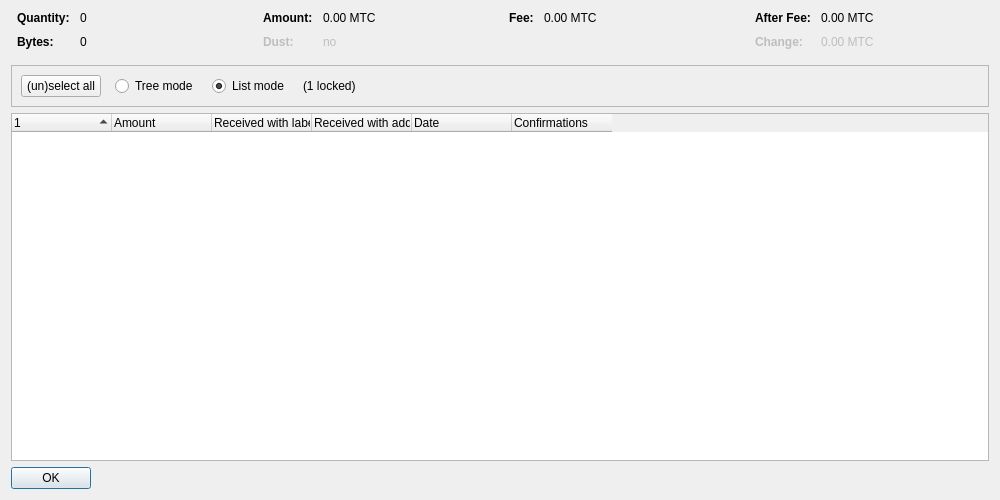
<?xml version="1.0" encoding="UTF-8"?>
<ui version="4.0">
 <class>CoinControlDialog</class>
 <widget class="QDialog" name="CoinControlDialog">
  <property name="geometry">
   <rect>
    <x>0</x>
    <y>0</y>
    <width>1000</width>
    <height>500</height>
   </rect>
  </property>
  <property name="windowTitle">
   <string>Coin Selection</string>
  </property>
  <layout class="QVBoxLayout" name="verticalLayout">
   <item>
    <layout class="QHBoxLayout" name="horizontalLayoutTop" stretch="0,0,0,0">
     <property name="topMargin">
      <number>0</number>
     </property>
     <property name="bottomMargin">
      <number>10</number>
     </property>
     <item>
      <layout class="QFormLayout" name="formLayoutCoinControl1">
       <property name="horizontalSpacing">
        <number>10</number>
       </property>
       <property name="verticalSpacing">
        <number>10</number>
       </property>
       <property name="leftMargin">
        <number>6</number>
       </property>
       <property name="rightMargin">
        <number>6</number>
       </property>
       <item row="0" column="0">
        <widget class="QLabel" name="labelCoinControlQuantityText">
         <property name="font">
          <font>
           <weight>75</weight>
           <bold>true</bold>
          </font>
         </property>
         <property name="text">
          <string>Quantity:</string>
         </property>
        </widget>
       </item>
       <item row="0" column="1">
        <widget class="QLabel" name="labelCoinControlQuantity">
         <property name="cursor">
          <cursorShape>IBeamCursor</cursorShape>
         </property>
         <property name="contextMenuPolicy">
          <enum>Qt::ActionsContextMenu</enum>
         </property>
         <property name="text">
          <string notr="true">0</string>
         </property>
         <property name="textInteractionFlags">
          <set>Qt::LinksAccessibleByMouse|Qt::TextSelectableByKeyboard|Qt::TextSelectableByMouse</set>
         </property>
        </widget>
       </item>
       <item row="1" column="0">
        <widget class="QLabel" name="labelCoinControlBytesText">
         <property name="font">
          <font>
           <weight>75</weight>
           <bold>true</bold>
          </font>
         </property>
         <property name="text">
          <string>Bytes:</string>
         </property>
        </widget>
       </item>
       <item row="1" column="1">
        <widget class="QLabel" name="labelCoinControlBytes">
         <property name="cursor">
          <cursorShape>IBeamCursor</cursorShape>
         </property>
         <property name="contextMenuPolicy">
          <enum>Qt::ActionsContextMenu</enum>
         </property>
         <property name="text">
          <string notr="true">0</string>
         </property>
         <property name="textInteractionFlags">
          <set>Qt::LinksAccessibleByMouse|Qt::TextSelectableByKeyboard|Qt::TextSelectableByMouse</set>
         </property>
        </widget>
       </item>
      </layout>
     </item>
     <item>
      <layout class="QFormLayout" name="formLayoutCoinControl2">
       <property name="horizontalSpacing">
        <number>10</number>
       </property>
       <property name="verticalSpacing">
        <number>10</number>
       </property>
       <property name="leftMargin">
        <number>6</number>
       </property>
       <property name="rightMargin">
        <number>6</number>
       </property>
       <item row="0" column="0">
        <widget class="QLabel" name="labelCoinControlAmountText">
         <property name="font">
          <font>
           <weight>75</weight>
           <bold>true</bold>
          </font>
         </property>
         <property name="text">
          <string>Amount:</string>
         </property>
        </widget>
       </item>
       <item row="0" column="1">
        <widget class="QLabel" name="labelCoinControlAmount">
         <property name="cursor">
          <cursorShape>IBeamCursor</cursorShape>
         </property>
         <property name="contextMenuPolicy">
          <enum>Qt::ActionsContextMenu</enum>
         </property>
         <property name="text">
          <string notr="true">0.00 MTC</string>
         </property>
         <property name="textInteractionFlags">
          <set>Qt::LinksAccessibleByMouse|Qt::TextSelectableByKeyboard|Qt::TextSelectableByMouse</set>
         </property>
        </widget>
       </item>
       <item row="1" column="0">
        <widget class="QLabel" name="labelCoinControlLowOutputText">
         <property name="enabled">
          <bool>false</bool>
         </property>
         <property name="font">
          <font>
           <weight>75</weight>
           <bold>true</bold>
          </font>
         </property>
         <property name="text">
          <string>Dust:</string>
         </property>
        </widget>
       </item>
       <item row="1" column="1">
        <widget class="QLabel" name="labelCoinControlLowOutput">
         <property name="enabled">
          <bool>false</bool>
         </property>
         <property name="cursor">
          <cursorShape>IBeamCursor</cursorShape>
         </property>
         <property name="contextMenuPolicy">
          <enum>Qt::ActionsContextMenu</enum>
         </property>
         <property name="text">
          <string notr="true">no</string>
         </property>
         <property name="textInteractionFlags">
          <set>Qt::LinksAccessibleByMouse|Qt::TextSelectableByKeyboard|Qt::TextSelectableByMouse</set>
         </property>
        </widget>
       </item>
      </layout>
     </item>
     <item>
      <layout class="QFormLayout" name="formLayoutCoinControl3">
       <property name="horizontalSpacing">
        <number>10</number>
       </property>
       <property name="verticalSpacing">
        <number>10</number>
       </property>
       <property name="leftMargin">
        <number>6</number>
       </property>
       <property name="rightMargin">
        <number>6</number>
       </property>
       <item row="0" column="0">
        <widget class="QLabel" name="labelCoinControlFeeText">
         <property name="font">
          <font>
           <weight>75</weight>
           <bold>true</bold>
          </font>
         </property>
         <property name="text">
          <string>Fee:</string>
         </property>
        </widget>
       </item>
       <item row="0" column="1">
        <widget class="QLabel" name="labelCoinControlFee">
         <property name="cursor">
          <cursorShape>IBeamCursor</cursorShape>
         </property>
         <property name="contextMenuPolicy">
          <enum>Qt::ActionsContextMenu</enum>
         </property>
         <property name="text">
          <string notr="true">0.00 MTC</string>
         </property>
         <property name="textInteractionFlags">
          <set>Qt::LinksAccessibleByMouse|Qt::TextSelectableByKeyboard|Qt::TextSelectableByMouse</set>
         </property>
        </widget>
       </item>
      </layout>
     </item>
     <item>
      <layout class="QFormLayout" name="formLayoutCoinControl4">
       <property name="horizontalSpacing">
        <number>10</number>
       </property>
       <property name="verticalSpacing">
        <number>10</number>
       </property>
       <property name="leftMargin">
        <number>6</number>
       </property>
       <property name="rightMargin">
        <number>6</number>
       </property>
       <item row="0" column="0">
        <widget class="QLabel" name="labelCoinControlAfterFeeText">
         <property name="font">
          <font>
           <weight>75</weight>
           <bold>true</bold>
          </font>
         </property>
         <property name="text">
          <string>After Fee:</string>
         </property>
        </widget>
       </item>
       <item row="0" column="1">
        <widget class="QLabel" name="labelCoinControlAfterFee">
         <property name="cursor">
          <cursorShape>IBeamCursor</cursorShape>
         </property>
         <property name="contextMenuPolicy">
          <enum>Qt::ActionsContextMenu</enum>
         </property>
         <property name="text">
          <string notr="true">0.00 MTC</string>
         </property>
         <property name="textInteractionFlags">
          <set>Qt::LinksAccessibleByMouse|Qt::TextSelectableByKeyboard|Qt::TextSelectableByMouse</set>
         </property>
        </widget>
       </item>
       <item row="1" column="0">
        <widget class="QLabel" name="labelCoinControlChangeText">
         <property name="enabled">
          <bool>false</bool>
         </property>
         <property name="font">
          <font>
           <weight>75</weight>
           <bold>true</bold>
          </font>
         </property>
         <property name="text">
          <string>Change:</string>
         </property>
        </widget>
       </item>
       <item row="1" column="1">
        <widget class="QLabel" name="labelCoinControlChange">
         <property name="enabled">
          <bool>false</bool>
         </property>
         <property name="cursor">
          <cursorShape>IBeamCursor</cursorShape>
         </property>
         <property name="contextMenuPolicy">
          <enum>Qt::ActionsContextMenu</enum>
         </property>
         <property name="text">
          <string notr="true">0.00 MTC</string>
         </property>
         <property name="textInteractionFlags">
          <set>Qt::LinksAccessibleByMouse|Qt::TextSelectableByKeyboard|Qt::TextSelectableByMouse</set>
         </property>
        </widget>
       </item>
      </layout>
     </item>
    </layout>
   </item>
   <item>
    <widget class="QFrame" name="frame">
     <property name="minimumSize">
      <size>
       <width>0</width>
       <height>40</height>
      </size>
     </property>
     <property name="frameShape">
      <enum>QFrame::StyledPanel</enum>
     </property>
     <property name="frameShadow">
      <enum>QFrame::Sunken</enum>
     </property>
     <layout class="QHBoxLayout" name="horizontalLayout">
      <item>
       <layout class="QHBoxLayout" name="horizontalLayoutPanel" stretch="0,0,0,0,0">
        <property name="spacing">
         <number>14</number>
        </property>
        <item>
         <widget class="QPushButton" name="pushButtonSelectAll">
          <property name="sizePolicy">
           <sizepolicy hsizetype="Maximum" vsizetype="Fixed">
            <horstretch>0</horstretch>
            <verstretch>0</verstretch>
           </sizepolicy>
          </property>
          <property name="text">
           <string>(un)select all</string>
          </property>
          <property name="autoDefault">
           <bool>false</bool>
          </property>
         </widget>
        </item>
        <item>
         <widget class="QRadioButton" name="radioTreeMode">
          <property name="sizePolicy">
           <sizepolicy hsizetype="Maximum" vsizetype="Fixed">
            <horstretch>0</horstretch>
            <verstretch>0</verstretch>
           </sizepolicy>
          </property>
          <property name="text">
           <string>Tree mode</string>
          </property>
         </widget>
        </item>
        <item>
         <widget class="QRadioButton" name="radioListMode">
          <property name="sizePolicy">
           <sizepolicy hsizetype="Maximum" vsizetype="Fixed">
            <horstretch>0</horstretch>
            <verstretch>0</verstretch>
           </sizepolicy>
          </property>
          <property name="text">
           <string>List mode</string>
          </property>
          <property name="checked">
           <bool>true</bool>
          </property>
         </widget>
        </item>
        <item>
         <widget class="QLabel" name="labelLocked">
          <property name="text">
           <string notr="true">(1 locked)</string>
          </property>
         </widget>
        </item>
        <item>
         <spacer name="horizontalSpacer">
          <property name="orientation">
           <enum>Qt::Horizontal</enum>
          </property>
          <property name="sizeHint" stdset="0">
           <size>
            <width>40</width>
            <height>20</height>
           </size>
          </property>
         </spacer>
        </item>
       </layout>
      </item>
     </layout>
    </widget>
   </item>
   <item>
    <widget class="CoinControlTreeWidget" name="treeWidget">
     <property name="contextMenuPolicy">
      <enum>Qt::CustomContextMenu</enum>
     </property>
     <property name="sortingEnabled">
      <bool>false</bool>
     </property>
     <property name="columnCount">
      <number>6</number>
     </property>
     <attribute name="headerShowSortIndicator" stdset="0">
      <bool>true</bool>
     </attribute>
     <attribute name="headerStretchLastSection">
      <bool>false</bool>
     </attribute>
     <column>
      <property name="text">
       <string/>
      </property>
     </column>
     <column>
      <property name="text">
       <string>Amount</string>
      </property>
     </column>
     <column>
      <property name="text">
       <string>Received with label</string>
      </property>
     </column>
     <column>
      <property name="text">
       <string>Received with address</string>
      </property>
     </column>
     <column>
      <property name="text">
       <string>Date</string>
      </property>
     </column>
     <column>
      <property name="text">
       <string>Confirmations</string>
      </property>
      <property name="toolTip">
       <string>Confirmed</string>
      </property>
     </column>
     <column>
      <property name="text">
       <string/>
      </property>
     </column>
     <column>
      <property name="text">
       <string/>
      </property>
     </column>
     <column>
      <property name="text">
       <string/>
      </property>
     </column>
     <column>
      <property name="text">
       <string/>
      </property>
     </column>
    </widget>
   </item>
   <item>
    <widget class="QDialogButtonBox" name="buttonBox">
     <property name="sizePolicy">
      <sizepolicy hsizetype="Maximum" vsizetype="Fixed">
       <horstretch>0</horstretch>
       <verstretch>0</verstretch>
      </sizepolicy>
     </property>
     <property name="orientation">
      <enum>Qt::Horizontal</enum>
     </property>
     <property name="standardButtons">
      <set>QDialogButtonBox::Ok</set>
     </property>
    </widget>
   </item>
  </layout>
 </widget>
 <customwidgets>
  <customwidget>
   <class>CoinControlTreeWidget</class>
   <extends>QTreeWidget</extends>
   <header>qt/coincontroltreewidget.h</header>
  </customwidget>
 </customwidgets>
 <resources/>
 <connections/>
</ui>
